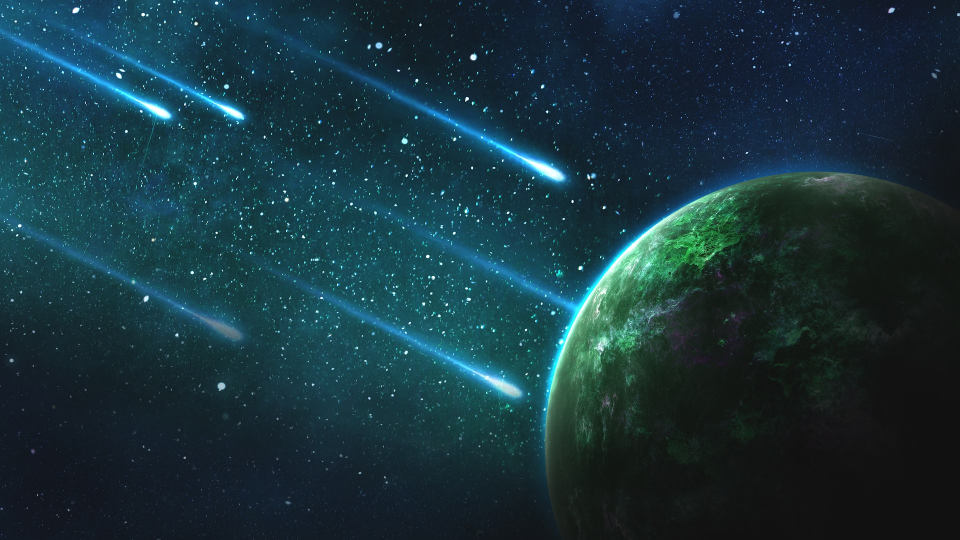
#> input picture space.jpg, 1920 x 1080 px (shown at 1/2 size)
$ jupyter execute Untitled.ipynb
#> lines starting #> are read from the running program, lines starting #| are printed output that depends on the picture
[cell 1]
import cv2

[cell 2]
import cv2

[cell 3]
img=cv2.imread("space.jpg",0)
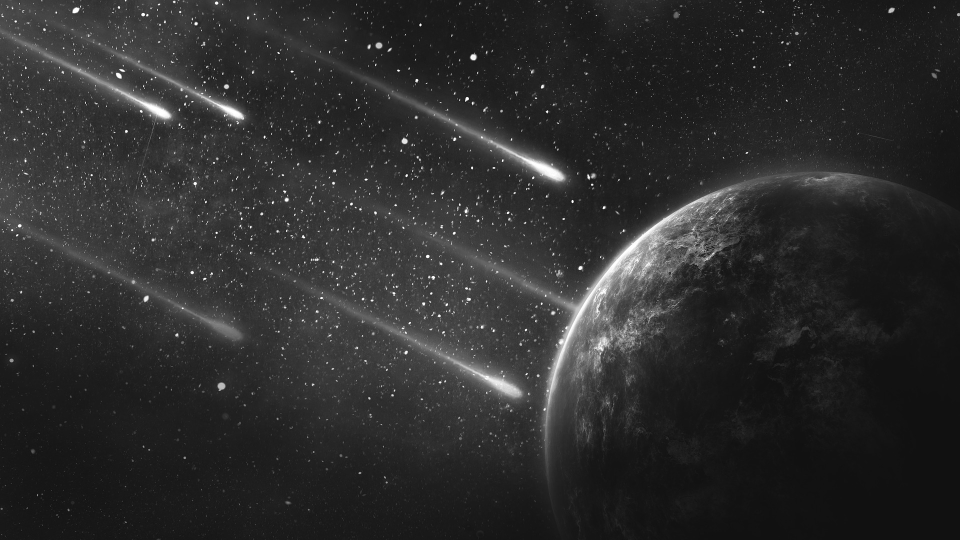
#> img: shape (1080, 1920) (shown at 1/2 size); min 0, max 255, mean 44.7
resized_img=cv2.resize(img,(int(img.shape[1]/3),img.shape[0]))
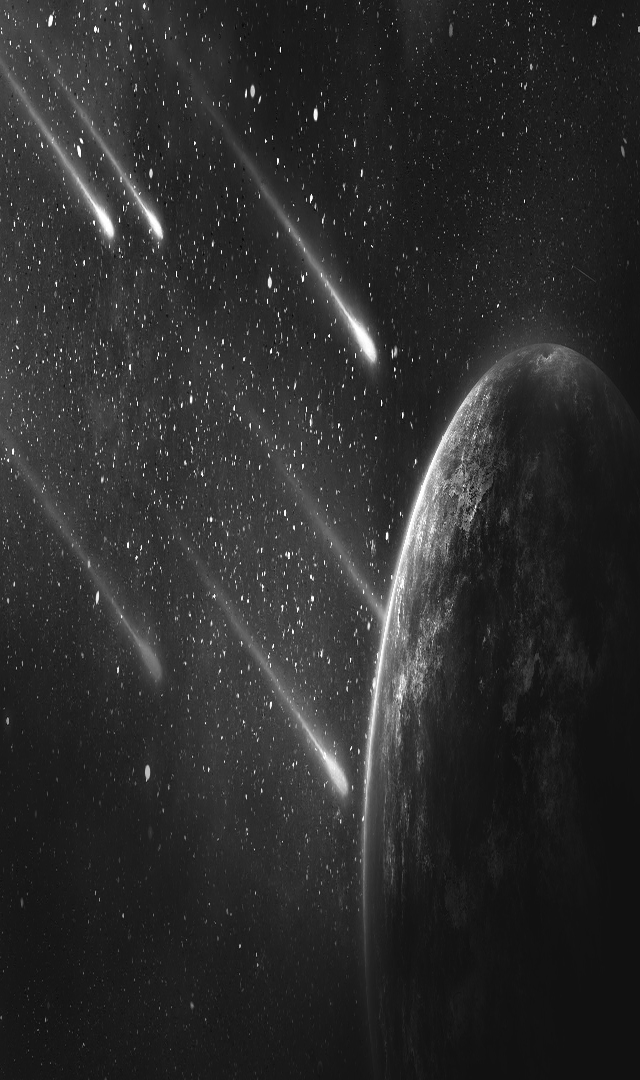
#> resized_img: shape (1080, 640); min 0, max 255, mean 44.8
cv2.imshow("Resized image",resized_img)
cv2.imwrite("resized_img.jpg",resized_img)
cv2.waitKey(0)
cv2.destroyAllWindows()
